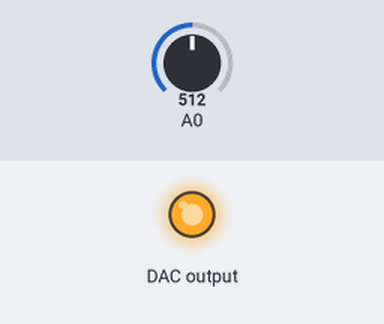
Recording of a sketch running on a simulated Arduino Uno, built with avr-gcc and run on an emulated ATmega328P. Parts: output pins drawn as LEDs (lit = HIGH). Wiring (inferred from the names in the program): MCP4725 DAC at I2C address 0x60. The inputs (shaded band) are chosen by the test bench; at power-on: A0 = 512. What the sketch prints to the serial monitor is not drawn.

Above: at 1.2 s.
1.3 s: A0 set to 0
At 1.66 s:
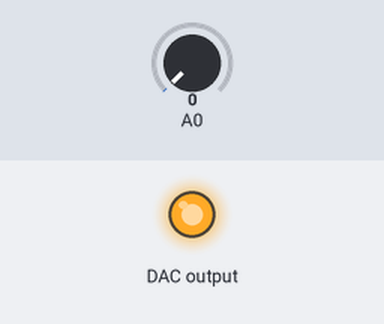
4.3 s: A0 set to 122
At 4.66 s:
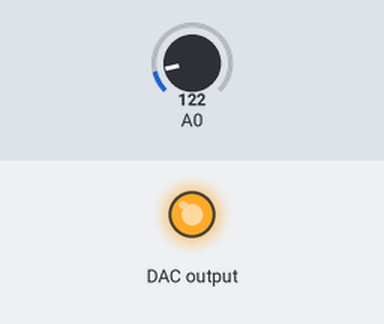
Timing chart, 0 to 13.3 s (numbered marks = the images above; inputs shaded):
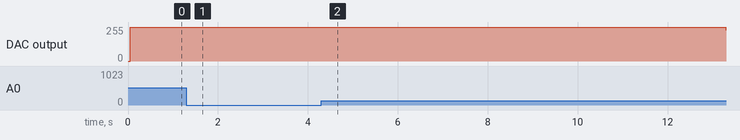

Measured:
- after the input at 1.3 s, DAC output: stays 255/255 (without the input it goes to 218/255 after 3.0 s)
- after the input at 4.3 s, DAC output: stays 255/255 (without the input it goes to 188/255 after 3.3 s)

The sketch:

MCP4725_sine_scope.ino
```cpp
// MCP4725 sine wave + Arduino as oscilloscope
// Wiring (SparkFun BOB-12918): VCC->5V  GND->GND  SDA->A4  SCL->A5  OUT->A0
// Open Tools -> Serial Plotter at 115200 baud. Two traces: "sent" and "read".

#include <Wire.h>
#define MCP4725_ADDR 0x60          // SparkFun default (A0 jumper to GND)

const int N = 64;                  // samples per sine cycle
int sine[N];

void setDAC(uint16_t v) {
  Wire.beginTransmission(MCP4725_ADDR);
  Wire.write(64);                  // update DAC register
  Wire.write(v >> 4);
  Wire.write((v & 15) << 4);
  Wire.endTransmission();
}

void setup() {
  Serial.begin(115200);
  Wire.begin();
  Wire.setClock(400000);           // fast I2C so the wave is smoother
  Wire.setWireTimeout(25000, true);

  // build one cycle, 0..4095 centred on 2048
  for (int i = 0; i < N; i++)
    sine[i] = 2048 + (int)(2047.0 * sin(2 * PI * i / N));

  // is the DAC there?
  Wire.beginTransmission(MCP4725_ADDR);
  if (Wire.endTransmission() != 0) {
    Serial.println(F("MCP4725 not found at 0x60 - check wiring"));
    while (1);
  }
  Serial.println(F("sent,read"));  // trace names for the plotter
}

void loop() {
  static int i = 0;
  setDAC(sine[i]);
  int read = analogRead(A0);       // 0..1023, same 5 V reference as the DAC

  Serial.print(sine[i] / 4);       // scale 12-bit to 10-bit so both traces match
  Serial.print(',');
  Serial.println(read);

  i = (i + 1) % N;
  delay(2);                        // ~7 Hz sine; lower = faster, raise = slower
}
```
